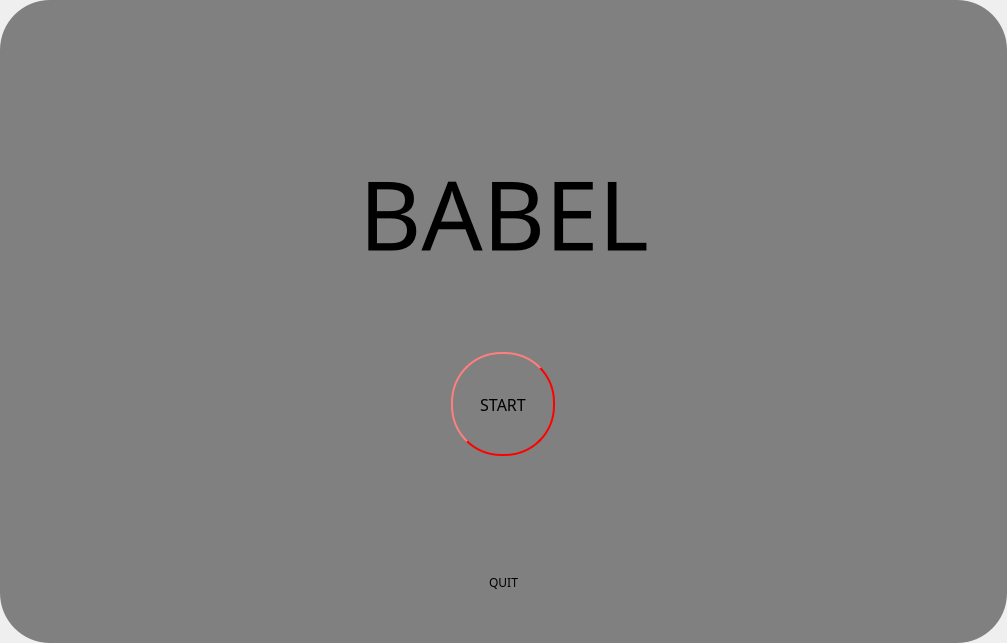
<?xml version="1.0" encoding="UTF-8"?>
<ui version="4.0">
 <class>Start</class>
 <widget class="QMainWindow" name="Start">
  <property name="geometry">
   <rect>
    <x>0</x>
    <y>0</y>
    <width>1007</width>
    <height>643</height>
   </rect>
  </property>
  <property name="font">
   <font>
    <family>BatmanForeverAlternate</family>
   </font>
  </property>
  <property name="windowTitle">
   <string>Babel</string>
  </property>
  <property name="styleSheet">
   <string notr="true">border-width:2px;
border-radius:50px;
max-width:2000px;
max-height:2000px;
min-width:100px;
min-height:100px;</string>
  </property>
  <widget class="QWidget" name="centralWidget">
   <property name="styleSheet">
    <string notr="true">background-color: grey;</string>
   </property>
   <layout class="QVBoxLayout" name="verticalLayout">
    <item>
     <spacer name="verticalSpacer_5">
      <property name="orientation">
       <enum>Qt::Vertical</enum>
      </property>
      <property name="sizeHint" stdset="0">
       <size>
        <width>20</width>
        <height>40</height>
       </size>
      </property>
     </spacer>
    </item>
    <item>
     <spacer name="verticalSpacer_7">
      <property name="orientation">
       <enum>Qt::Vertical</enum>
      </property>
      <property name="sizeHint" stdset="0">
       <size>
        <width>20</width>
        <height>40</height>
       </size>
      </property>
     </spacer>
    </item>
    <item>
     <spacer name="verticalSpacer_2">
      <property name="orientation">
       <enum>Qt::Vertical</enum>
      </property>
      <property name="sizeHint" stdset="0">
       <size>
        <width>20</width>
        <height>40</height>
       </size>
      </property>
     </spacer>
    </item>
    <item>
     <spacer name="verticalSpacer_4">
      <property name="orientation">
       <enum>Qt::Vertical</enum>
      </property>
      <property name="sizeHint" stdset="0">
       <size>
        <width>20</width>
        <height>40</height>
       </size>
      </property>
     </spacer>
    </item>
    <item>
     <layout class="QHBoxLayout" name="horizontalLayout">
      <item>
       <spacer name="horizontalSpacer">
        <property name="orientation">
         <enum>Qt::Horizontal</enum>
        </property>
        <property name="sizeHint" stdset="0">
         <size>
          <width>40</width>
          <height>20</height>
         </size>
        </property>
       </spacer>
      </item>
      <item>
       <widget class="QLabel" name="label">
        <property name="font">
         <font>
          <family>BatmanForeverAlternate</family>
          <pointsize>72</pointsize>
         </font>
        </property>
        <property name="text">
         <string>BABEL</string>
        </property>
       </widget>
      </item>
      <item>
       <spacer name="horizontalSpacer_2">
        <property name="orientation">
         <enum>Qt::Horizontal</enum>
        </property>
        <property name="sizeHint" stdset="0">
         <size>
          <width>40</width>
          <height>20</height>
         </size>
        </property>
       </spacer>
      </item>
     </layout>
    </item>
    <item>
     <spacer name="verticalSpacer_6">
      <property name="orientation">
       <enum>Qt::Vertical</enum>
      </property>
      <property name="sizeHint" stdset="0">
       <size>
        <width>20</width>
        <height>40</height>
       </size>
      </property>
     </spacer>
    </item>
    <item>
     <spacer name="verticalSpacer_3">
      <property name="orientation">
       <enum>Qt::Vertical</enum>
      </property>
      <property name="sizeHint" stdset="0">
       <size>
        <width>20</width>
        <height>40</height>
       </size>
      </property>
     </spacer>
    </item>
    <item>
     <layout class="QHBoxLayout" name="horizontalLayout_2">
      <item>
       <widget class="QPushButton" name="startButton">
        <property name="font">
         <font>
          <family>BatmanForeverAlternate</family>
          <pointsize>12</pointsize>
         </font>
        </property>
        <property name="styleSheet">
         <string notr="true">border-style: outset;
border-width:2px;
border-radius:50px;
border-color: red;
max-width:100px;
max-height:100px;
min-width:100px;
min-height:100px;</string>
        </property>
        <property name="text">
         <string>START</string>
        </property>
       </widget>
      </item>
     </layout>
    </item>
    <item>
     <spacer name="spacer">
      <property name="orientation">
       <enum>Qt::Vertical</enum>
      </property>
      <property name="sizeHint" stdset="0">
       <size>
        <width>20</width>
        <height>40</height>
       </size>
      </property>
     </spacer>
    </item>
    <item>
     <spacer name="verticalSpacer">
      <property name="orientation">
       <enum>Qt::Vertical</enum>
      </property>
      <property name="sizeHint" stdset="0">
       <size>
        <width>20</width>
        <height>40</height>
       </size>
      </property>
     </spacer>
    </item>
    <item>
     <widget class="QPushButton" name="quit">
      <property name="font">
       <font>
        <family>BatmanForeverAlternate</family>
       </font>
      </property>
      <property name="text">
       <string>QUIT</string>
      </property>
     </widget>
    </item>
   </layout>
  </widget>
 </widget>
 <layoutdefault spacing="6" margin="11"/>
 <resources/>
 <connections>
  <connection>
   <sender>quit</sender>
   <signal>clicked()</signal>
   <receiver>Start</receiver>
   <slot>close()</slot>
   <hints>
    <hint type="sourcelabel">
     <x>503</x>
     <y>619</y>
    </hint>
    <hint type="destinationlabel">
     <x>503</x>
     <y>321</y>
    </hint>
   </hints>
  </connection>
 </connections>
</ui>
